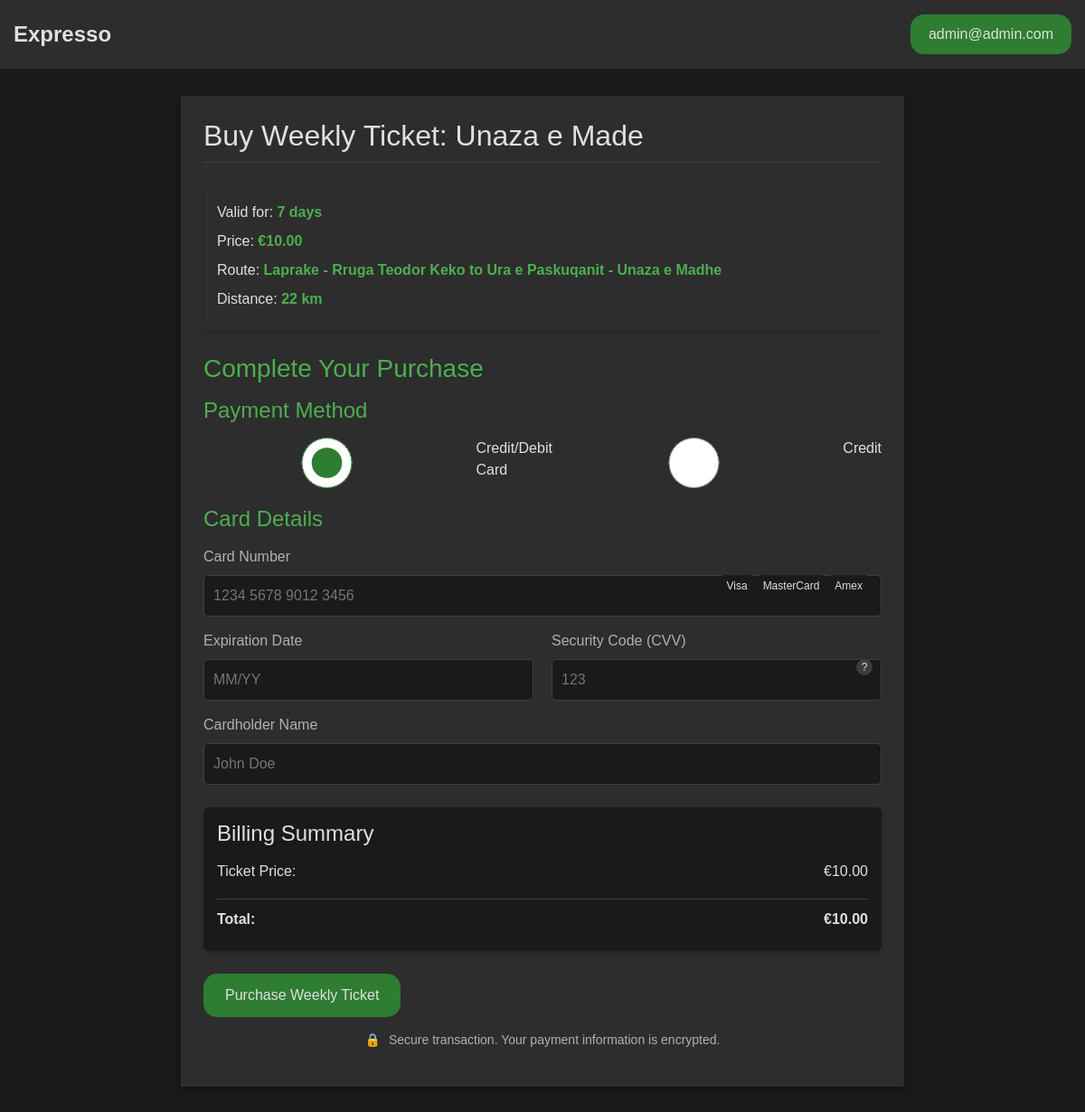
/buy_weekly_ticket/2/ (signed in), run on the app's committed database.
### myApp/models.py (models this page shows, shortened)
class User(AbstractUser):
    email = models.EmailField(unique=True)
    username = models.CharField(max_length=150, unique=True, blank=True)
    created_at = models.DateTimeField(auto_now_add=True)
    objects = CustomUserManager()
    USERNAME_FIELD = 'email'
    REQUIRED_FIELDS = ['first_name', 'last_name']

class Ticket(models.Model):
    TYPE_CHOICES = [
        ('day', '24 hours'),
        ('week', 'Week'),
        ('month', 'Month'),
    ]
    route = models.ForeignKey(TrainRoute, on_delete=models.CASCADE)
    ticket_type = models.CharField(max_length=20, choices=TYPE_CHOICES)
    price = models.DecimalField(max_digits=10, decimal_places=2, help_text="Price in euros")  # Added price field

class TrainRoute(models.Model):
    train_line = models.CharField(max_length=255)
    distance = models.IntegerField(help_text="Distance in km")
    image = models.ImageField(blank=True, null=True)
    snazzy_map = models.URLField(blank=True, null=True)
    def get_stops_list(self):
        return [station.name for station in self.stations.all()]

class Station(models.Model):
    name = models.CharField(max_length=255)
    route = models.ForeignKey(TrainRoute, on_delete=models.CASCADE, related_name='stations')

### myApp/views.py (the view)
# urls.py: path("buy_weekly_ticket/<int:ticket_id>/", views.buy_weekly_ticket, name="buy_weekly_ticket"),
@login_required(login_url='login')
def buy_weekly_ticket(request, ticket_id):
    return process_ticket_purchase(request, ticket_id, "myApp/buy_weekly_ticket.html")

### myApp/templates/myApp/buy_weekly_ticket.html (shortened to what this page needs)
{% extends 'myApp/layout.html' %}
{% block content %}
<div class="ticket-purchase-container">
    <h2>Buy Weekly Ticket: {{ ticket.route.train_line }}</h2>
    <div class="ticket-info">
        <p>Valid for: <strong>7 days</strong></p>
        <p>Price: <strong>€{{ ticket.price }}</strong></p>
        <p>Route: <strong>{{ ticket.route.get_stops_list|first }} to {{ ticket.route.get_stops_list|last }}</strong></p>
        <p>Distance: <strong>{{ ticket.route.distance }} km</strong></p>
    </div>
    <h3>Complete Your Purchase</h3>
    <form method="post" id="payment-form">
        <div class="form-group payment-method-selection">
            <h4>Payment Method</h4>
            <div class="radio-group">
                <input type="radio" id="credit_card" name="payment_type" value="credit_card" checked>
                <label for="credit_card">Credit/Debit Card</label>
                <input type="radio" id="paypal" name="payment_type" value="paypal">
                <label for="paypal">Credit</label>
            </div>
        </div>
        <div class="form-group card-details" id="card_payment_section">
            <h4>Card Details</h4>
            <div class="card-number-group">
                <label for="card_number">Card Number</label>
                <input type="text" id="card_number" name="card_number" placeholder="1234 5678 9012 3456" maxlength="19"
                    autocomplete="cc-number" required>
                <div class="card-icons">
                    <span class="visa-icon">Visa</span>
                    <span class="mastercard-icon">MasterCard</span>
                    <span class="amex-icon">Amex</span>
                </div>
            </div>
            <div class="card-row">
                <div class="expiry-date">
                    <label for="expiry_date">Expiration Date</label>
                    <input type="text" id="expiry_date" name="expiry_date" placeholder="MM/YY" maxlength="5"
                        autocomplete="cc-exp" required>
                </div>
                <div class="cvv-code">
                    <label for="cvv">Security Code (CVV)</label>
                    <input type="text" id="cvv" name="cvv" placeholder="123" maxlength="4" autocomplete="cc-csc"
                        required>
                    <div class="cvv-tooltip">?
                    </div>
                </div>
            </div>
            <div class="cardholder-name">
                <label for="card_holder">Cardholder Name</label>
                <input type="text" id="card_holder" name="card_holder" placeholder="John Doe" autocomplete="cc-name"
                    required>
            </div>
        </div>
        <div class="billing-summary">
            <h4>Billing Summary</h4>
            <div class="summary-row">
                <span>Ticket Price:</span>
                <span>€{{ ticket.price }}</span>
            </div>
            <div class="summary-row total-row">
                <span>Total:</span>
                <span id="total_amount">€{{ ticket.price }}</span>
            </div>
        </div>
        <button type="submit" class="btn-primary">Purchase Weekly Ticket</button>
        <p class="secure-payment-notice">
            <span class="lock-icon">🔒</span> Secure transaction. Your payment information is encrypted.
        </p>
    </form>
</div>
{% load static %}
{% endblock %}

### myApp/templates/myApp/layout.html (shortened to what this page needs)
<!DOCTYPE html>
<html lang="en">
<head>
    <link rel="stylesheet" href="https://cdnjs.cloudflare.com/ajax/libs/font-awesome/6.1.1/css/all.min.css">
    <link href="https://maxcdn.bootstrapcdn.com/bootstrap/4.0.0/css/bootstrap.min.css" rel="stylesheet">
    {% load static %}
    <link rel="stylesheet" href="{% static 'myApp/css/styles.css' %}">
</head>
<navbar>
    <div class="navbar">
        <a href="/" style="text-decoration: none; color: inherit;">
            <div class="navbar-brand">Expresso</div>
        </a>
        <div class="navbar-user">
            <div class="dropdown">
                <button class="dropbtn">{% if user.is_authenticated %} {{ user }} {% else %} Guest {% endif %}</button>
            </div>
        </div>
    </div>
    <body>
        {% block content %}
        {% endblock %}
        {% load static %}
    </body>
</html>

### myApp/static/myApp/css/styles.css (style rules this page uses)
body { font-family: Arial, sans-serif; margin: 0; padding: 0; background-color: #1a1a1a; }
.navbar { background-color: #2d2d2d; color: #e0e0e0; padding: 15px; display: flex; justify-content: space-between; align-items: center; }
.navbar-brand { font-size: 24px; font-weight: bold; }
.dropdown { position: relative; }
.dropbtn { background-color: #2e7d32; color: #e0e0e0; padding: 10px 20px; border: none; cursor: pointer; border-radius: 15px; }
.ticket-purchase-container { background-color: #2d2d2d; color: #e0e0e0; max-width: 800px; margin: 30px auto; padding: 25px; border-radius: a8px; box-shadow: 0 4px 8px rgba(0, 0, 0, 0.3); }
.ticket-purchase-container h2 { color: #e0e0e0; margin-bottom: 20px; border-bottom: 1px solid #404040; padding-bottom: 10px; }
.ticket-purchase-container h3 { color: #4caf50; margin: 25px 0 15px 0; }
.ticket-info { background-color: rgba(45, 45, 45, 0.8); padding: 15px; margin-bottom: 20px; border-radius: 8px; box-shadow: 0 2px 4px rgba(0, 0, 0, 0.2); }
.ticket-info p { margin: 8px 0; color: #e0e0e0; }
.ticket-info strong { color: #4caf50; }
.form-group { margin-bottom: 20px; }
.form-group label { display: block; margin-bottom: 8px; color: #b1b1b1; }
.form-group input, .form-group select { width: 100%; padding: 10px; border: 1px solid #404040; border-radius: 5px; background-color: #1a1a1a; color: #e0e0e0; }
.btn-primary { background-color: #2e7d32; color: #e0e0e0; padding: 12px 24px; border: none; border-radius: 15px; cursor: pointer; font-size: 16px; transition: background-color 0.2s ease; }
.card-number-group { position: relative; margin-bottom: 15px; }
.card-icons { position: absolute; right: 15px; top: 32px; display: flex; gap: 5px; }
.card-icons span { font-size: 12px; padding: 3px 6px; background-color: #1a1a1a; border-radius: 4px; color: #e0e0e0; }
.card-row { display: flex; gap: 20px; margin-bottom: 15px; }
.expiry-date, .cvv-code { flex: 1; position: relative; }
.cvv-tooltip { display: inline-block; position: absolute; right: 10px; top: 32px; width: 18px; height: 18px; background: #3d3d3d; border-radius: 50%; text-align: center; line-height: 18px; font-size: 12px; cursor: help; color: #e0e0e0; }
.radio-group { display: flex; gap: 20px; margin-top: 10px; }
.radio-group input[type="radio"] { margin-right: 8px; accent-color: #2e7d32; }
.radio-group label { display: inline; color: #e0e0e0; }
.cardholder-name { margin-bottom: 15px; }
.payment-method-selection h4, .card-details h4, .credit-section h4 { color: #4caf50; margin-bottom: 15px; }
.billing-summary { background-color: #1a1a1a; padding: 15px; border-radius: 6px; margin: 25px 0; box-shadow: 0 2px 4px rgba(0, 0, 0, 0.2); }
.summary-row { display: flex; justify-content: space-between; padding: 8px 0; color: #e0e0e0; }
.total-row { border-top: 1px solid #404040; margin-top: 10px; padding-top: 10px; font-weight: bold; color: #e0e0e0; }
.secure-payment-notice { text-align: center; color: #b1b1b1; margin-top: 15px; font-size: 14px; }
.lock-icon { margin-right: 5px; color: #4caf50; }
.card-details input[type="text"], .cardholder-name input[type="text"], .credit-amount input[type="number"] { width: 100%; padding: 10px; border: 1px solid #404040; border-radius: 5px; background-color: #1a1a1a; color: #e0e0e0; font-size: 16px; }

### data on the page
User: email "admin@admin.com"
Ticket: route.train_line "Unaza e Made", price "10.00", route.get_stops_list|first "Laprake - Rruga Teodor Keko", route.get_stops_list|last "Ura e Paskuqanit - Unaza e Madhe", route.distance "22"
